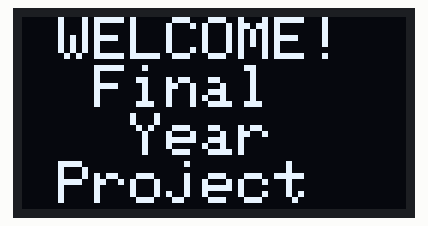
Simulated run of this sketch. Board: ESP32. On the bench: 128×64 one-colour display. WiFi joins after 1.5 s; servers stay silent unless stated; the display library's start-up logo is not drawn; uploads are accepted with an empty reply; what the sketch prints to the serial monitor is not drawn.

Above: at 0.1 s.
At 2.2 s:
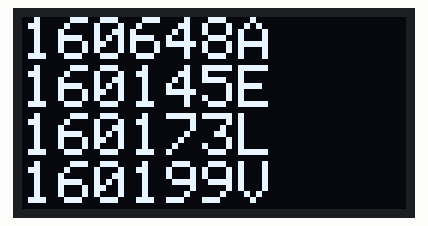
At 4.4 s:
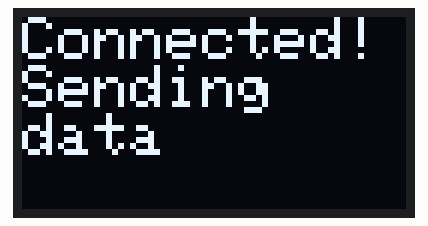

Measured:
- what the display in image 0 shows lasts 2.0 s, from 0.1 s to 2.1 s

The sketch:

esp32-v2.ino
```cpp
#include <WiFi.h>
#include <HTTPClient.h>
#include <HardwareSerial.h>
HardwareSerial MySerial1(1);

unsigned long currentMillis;
unsigned long previousMillis = 0;
const long interval = 250;

// DATA Vars
String TData = "[";
String EData = "[";
String BData = "[";
String SData = "[";
String PData = "[";
String P_data = "["; //to store ADC (P data) not a buffer
long PAT = 0;        //for PAT signal

String payload;
char rx = 'X'; //to read first byte from serial buffer

const char *ssid = "TP-LINK_85D38C";
const char *password = "passcode1";

const char *nodejs_ip = "192.168.1.100"; //"192.168.1.101";
const int nodejs_port = 90;

WiFiServer server(80);

#include <SPI.h>
#include <Wire.h>
#include <Adafruit_GFX.h>
#include <Adafruit_SSD1306.h>

#define SCREEN_WIDTH 128 // OLED display width, in pixels
#define SCREEN_HEIGHT 64 // OLED display height, in pixels

// Declaration for an SSD1306 display connected to I2C (SDA, SCL pins)
#define OLED_RESET 4 // Reset pin # (or -1 if sharing Arduino reset pin)
Adafruit_SSD1306 display(SCREEN_WIDTH, SCREEN_HEIGHT, &Wire, OLED_RESET);

void setup()
{

    WiFi.begin("Username", "password"); //to prevent restarts
    if (!display.begin(SSD1306_SWITCHCAPVCC, 0x3C))
    { // Address 0x3C for 128x32
        Serial.println(F("SSD1306 allocation failed"));
    }
    //Display
    display.display();
    display.clearDisplay();
    Welcome();
    Index();
    //Serial pins
    //  pinMode(23, INPUT);
    //  pinMode(22, INPUT);
    //Serial com
    Serial.begin(115200);
    MySerial1.begin(2000000, SERIAL_8N1, 2, 4); //https://quadmeup.com/arduino-esp32-and-3-hardware-serial-ports/
    Serial2.begin(2000000);
    //Setting Serial Buffer size
    MySerial1.setRxBufferSize(1024);
    Serial2.setRxBufferSize(1024);

    //Display
    ConnectingWIFI();
    //Connecting to WiFi
    Serial.println();
    Serial.print("Connecting to: ");
    Serial.println(ssid);
    WiFi.begin(ssid, password);
    while (WiFi.status() != WL_CONNECTED)
    {
        delay(500);
        Serial.print(".");
    }

    Serial.println("");
    Serial.println("WiFi connected");
    //Starting server
    server.begin();
    Serial.println("Server started at...");
    Serial.println(WiFi.localIP());
}

void loop()
{
    ConnectingNode();
    WiFiClient client = server.available();
    Send_data(client);
    delay(1);
}

void Send_data(WiFiClient cl)
{
    if (cl.connect(nodejs_ip, nodejs_port))
    {
        Sending();
        Serial.println("connected to Nodejs");
        HTTPClient http;
        http.begin("http://" + (String)nodejs_ip + ":90/" + "saveData/");
        http.addHeader("Content-Type", "application/json");
        Serial.println("Sending data");

        while (1)
        {
            currentMillis = millis();
            while (currentMillis - previousMillis < interval)
            {
                currentMillis = millis();
                delayMicroseconds(5);
//                readPressure();
                readBuffer(MySerial1);
//                readPressure(); // include in readBuffer to increase Sampling
                readBuffer(Serial2);
            }
            previousMillis = currentMillis;
//            removeComma(P_data);
            removeComma(TData);
            removeComma(EData);
            removeComma(BData);
            removeComma(SData);
            removeComma(PData);

            http.addHeader("Content-Type", "application/json");
            payload = "{\"PData\":" + PData + "], \"SData\":" + SData + "] , \"BData\" : " + BData + "], \"TData\" : " + TData + "], \"EData\" : " + EData + "] }";
            Serial.println(payload);
            int httpCode = http.POST(payload);
            resetData();
        }
        http.end();
    }
    else
    {

        Serial.println("connection failed - Nodejs");
    }
}

void readPressure()
{
    P_data.concat(String(analogRead(34)) + ",");
    delayMicroseconds(10);
}
// buffer reading function
void readBuffer(HardwareSerial buffReader)
{ //R
    boolean active = false;
    String *combineTo;
    while (buffReader.available())
    { //Reading buffer
        rx = buffReader.read();
        //    Serial.print(rx);
        switch (rx)
        {
        case 'X':
            if (active)
            {
                active = false;
                *combineTo = *combineTo + ",";
            }
            break;
        case 'T':
            active = true;
            combineTo = &TData;
            break;
        case 'E':
            active = true;
            combineTo = &EData;
            break;
        case 'I':
            active = true;
            combineTo = &SData;
            break;
        case 'R':
            active = true;
            combineTo = &BData;
            break;
         case 'P':
            active = true;
            combineTo = &PData;
            break;
        default:
            if (active)
            {
                *combineTo = *combineTo + rx;
            }
        }
    }
    //print state
    //  Serial.println();
    //  Serial.print("BData");
    //  Serial.println(BData);
    //  Serial.print("SData");
    //  Serial.println(SData);
    //  Serial.print("TData");
    //  Serial.println(TData);
    //  Serial.print("EData");
    //  Serial.println(EData);
}
void removeComma(String &memRef)
{
    if (memRef[memRef.length() - 1] == ',')
    {
        memRef.remove(memRef.length() - 1); //removing ending coma
    }
}
void resetData()
{
    Serial.println("Resetting");
    P_data = "[";
    TData = "[";
    EData = "[";
    SData = "[";
    BData = "[";
    PData = "[";
}
//Functions for display
void configureDisplay()
{
    display.clearDisplay();
    display.setCursor(0, 0); // Start at to  p-left corner
    display.setTextSize(2);  // Draw 2X-scale text
    display.setTextColor(SSD1306_WHITE);
}
void Index(void)
{
    configureDisplay();
    display.println("160648A");
    display.println("160145E");
    display.println("160173L");
    display.println("160199V");
    display.display();
    delay(2000);
}

void Welcome(void)
{
    configureDisplay();
    display.println(" WELCOME!");
    display.println("  Final");
    display.println("   Year");
    display.println(" Project");
    display.display();
    delay(2000);
}
void ConnectingWIFI(void)
{
    configureDisplay();
    display.println("Connecting to WiFi:");
    display.println(String(ssid));
    display.display();
    //  delay(1000);
}
void ConnectingNode(void)
{
    configureDisplay();
    display.println("Connected to WiFi!");
    display.println("Connecting to NodeJS");
    display.println("Target IP:");
    display.println(String(nodejs_ip));
    display.println("Target port:");
    display.println(String(nodejs_port));
    display.display();
    //  delay(1000);
}

void Sending(void)
{
    configureDisplay();
    display.println("Connected!");
    display.println("Sending");
    display.println("data");
    display.display();
    //  delay(2000);
}
```
